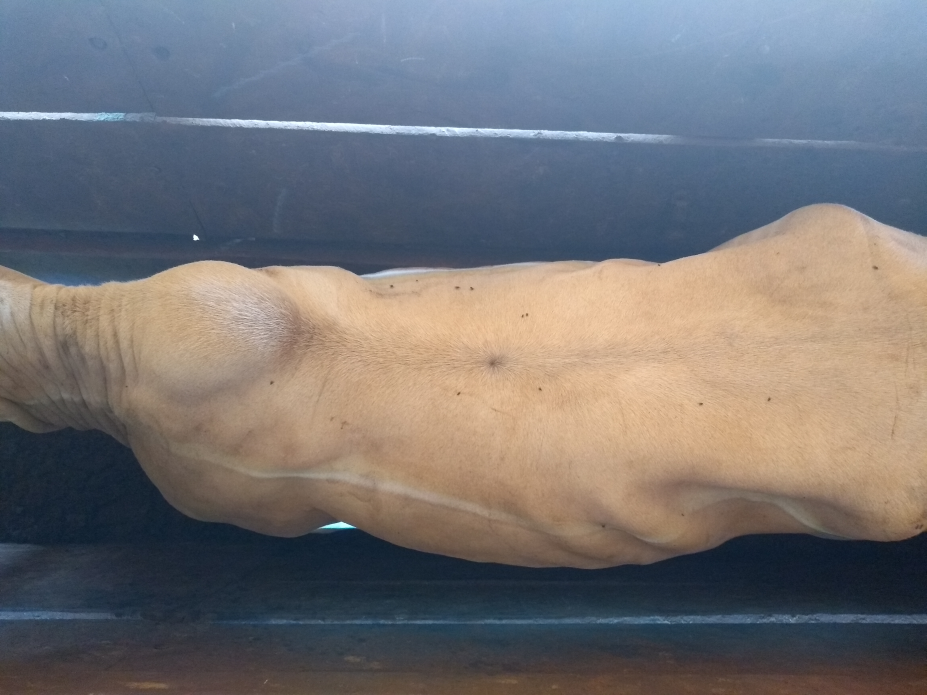
#> input picture proj_mosca/image/IMG_20190510_083935378.jpg, 4632 x 3474 px (shown at 1/5 size)
$ python -i segmenta_bovino.py   (imports and definitions only)
#> lines starting #> are read from the running program, lines starting #| are printed output that depends on the picture; after the words box and inside, x2 and y2 are one past the last pixel; in counts of white or black regions, pixels touching at a corner belong together
import cv2
import numpy as np
from skimage import measure

def ler_imagem(caminho):
    # Leitura da imagem
#> called with caminho = 'IMG_20190510_083935378.jpg'
    img = cv2.imread(caminho)
#> img is the input picture: shape (3474, 4632, 3); mean B, G, R 118, 115.7, 117.2

    # Redimensiona a imagem
    img = cv2.resize(img, (1040, 780), interpolation=cv2.INTER_AREA)
#> img: shape (780, 1040, 3)
    #cv2.imshow("Imagem Original", img)

    return img

def pre_processamento(imagem):
    # Transforma a imagem em tons de cinza
    imgCinza = cv2.cvtColor(imagem, cv2.COLOR_BGR2GRAY)
    # cv2.imshow("Imagem em tons de cinza",imgCinza)
    # plt.hist(imgCinza.ravel(),256,[0,256]); plt.show()

    # Equaliza Histograma
    imgHist = cv2.equalizeHist(imgCinza)
    # cv2.imshow("Histograma",imgHist)
    # plt.hist(imgHist.ravel(),256,[0,256]); plt.show()
    # cv2.imshow("Imagem em tons de cinza com equalizacao de histograma",imgHist)

    # Convolução 2D (Filtragem de Imagem)
    kernel = np.array([[1, 1, 1], [1, -8, 1], [1, 1, 1]], dtype=np.float32)
    imgConv = cv2.filter2D(imgHist, -1, kernel)
    sharp = np.float32(imgHist)
    imgResult = sharp - imgConv
    imgResult = np.clip(imgResult, 0, 255)
    imgResult = imgResult.astype('uint8')
    # cv2.imshow("Imagem com convolucao",imgResult)

    # Suavizacao da imagem
    imgSuav = cv2.GaussianBlur(imgResult, (5, 5), 0)
    # cv2.imshow("Imagem com suavizacao",imgSuav)

    return imgSuav

def regiao_interesse(imagem):
    # Binarizacao da imagem
    ret, thresh = cv2.threshold(imagem, 0, 255, cv2.THRESH_BINARY + cv2.THRESH_OTSU)
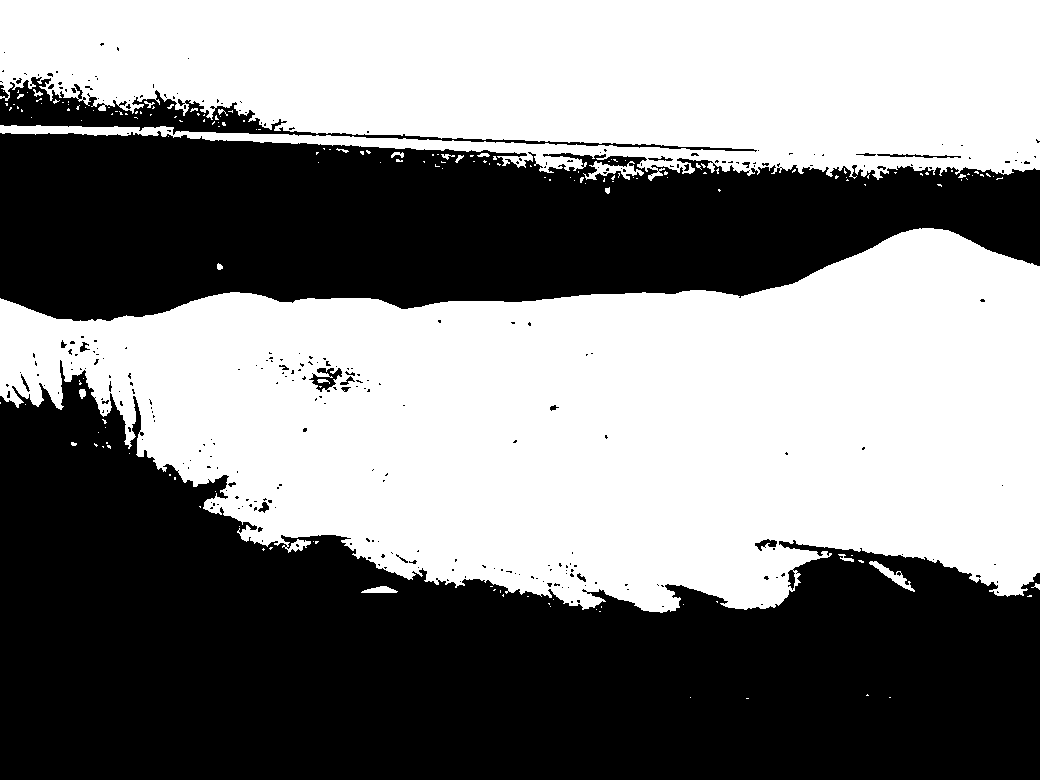
#> thresh: shape (780, 1040); 51.5% white; 299 black regions (274 under 20 px), largest, box (x1, y1, x2, y2) and area: (0, 360, 1040, 780) 244782, (0, 131, 1040, 321) 138016, (0, 77, 757, 152) 8183
#> ret = 116
    # cv2.imshow("Imagem binarizada com segmentacao do bovino",thresh)

    # Rotula as regiões conectadas da matriz(imagem)
    labels = measure.label(thresh, neighbors=8, background=0)
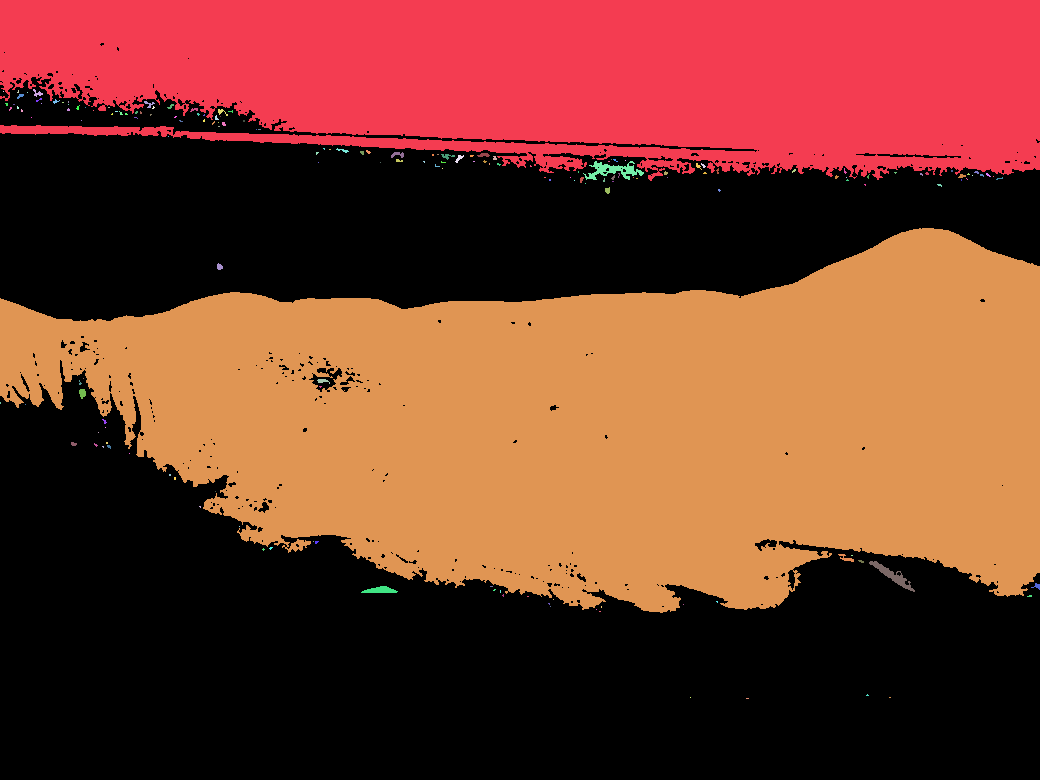
#> labels: shape (780, 1040) int64; 179 distinct labels, from 0 to 178; one colour per label, 0 black

    # Criação de um arranjo de qualquer formato contendo apenas zeros
    mask = np.zeros(thresh.shape, dtype="uint8")
    cont = 0

    # Laco sobre os componentes encontrados da imagem
    for label in np.unique(labels):

        # Se este for o rótulo de fundo, ignore-o
        if label == 0: continue

        # Caso contrário, construa a máscara de etiqueta
        labelMask = np.zeros(thresh.shape, dtype="uint8")
        labelMask[labels == label] = 255
        numPixels = cv2.countNonZero(labelMask)

        # verifica o componente com o maior numero de  pixels
        if numPixels > 18000:
            if numPixels > cont:
                mask = cv2.add(mask, labelMask)
                cont = numPixels
#> this loop made 179 passes
#> (numPixels, cont) on passes 2, 129: (151889, 151889), (263398, 263398)
#> labelMask: shape (780, 1040); 0% white in thin lines or dots, all inside (x1, y1, x2, y2) = (746, 698, 749, 699)
#> mask: shape (780, 1040); 51.2% white; 294 black regions (269 under 20 px), largest, box (x1, y1, x2, y2) and area: (0, 360, 1040, 780) 245604, (0, 131, 1040, 321) 139140, (0, 77, 757, 152) 8536
#> after the loop, cont = 263398

    return mask

def mascara_bovino(imagem,img):
    # Aplicação de operações de morfologia matemática na imagem
    erode = cv2.erode(imagem, (np.ones((3, 3), np.uint8)), iterations=2)
#> erode: shape (780, 1040); 48% white; 38 white regions (29 under 20 px), largest, box (x1, y1, x2, y2) and area: (0, 230, 1040, 610) 248196, (0, 0, 1040, 172) 137567, (204, 134, 602, 166) 2047
    dilate = cv2.dilate(imagem, (np.ones((7, 7), np.uint8)), iterations=10)
#> dilate: shape (780, 1040); 67.4% white; 3 black regions, box (x1, y1, x2, y2) and area: (0, 438, 1040, 780) 198508, (0, 164, 854, 288) 65664, (990, 204, 1040, 227) 622
    ret, binariza = cv2.threshold(dilate, 1, 140, 1)
    marker = cv2.add(erode, binariza)
    marker32 = np.int32(marker)
#> marker32: shape (780, 1040) int32; 3 distinct labels, from 0 to 255

    # Aplicacao do algoritmo da Bacia Hidrografica
    markers = cv2.watershed(img, marker32)
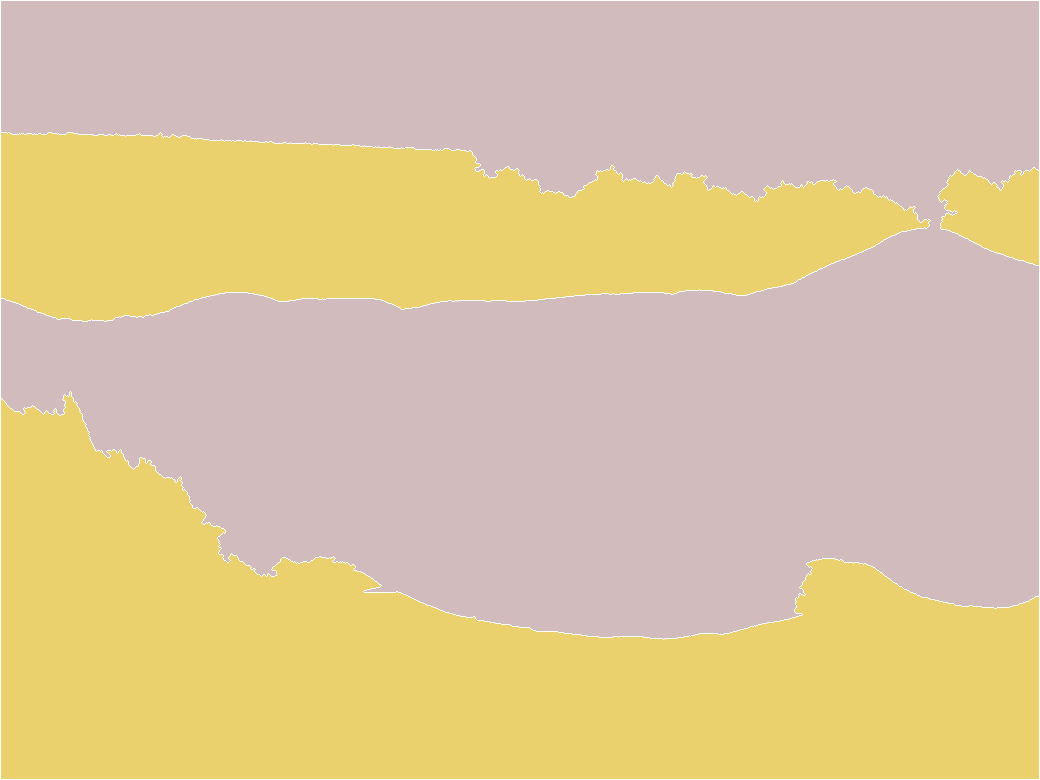
#> markers: shape (780, 1040) int32; 3 distinct labels, from -1 to 255; one colour per label, 0 black, -1 white
    m = cv2.convertScaleAbs(marker32)
    # cv2.imshow("Resultado da imagem apos aplicacao do algoritmo da Bacia Hidrografica",m)
    ret, thresh = cv2.threshold(m, 0, 255, cv2.THRESH_BINARY + cv2.THRESH_OTSU)
#> thresh: shape (780, 1040); 56.8% white; 1 black region, box (x1, y1, x2, y2) and area: (0, 0, 1040, 780) 350567
#> ret = 140

    # Mascara de recorte do bovino na imagem de entrada
    res = cv2.bitwise_and(img, img, mask=thresh)
    #cv2.imshow("Mascara da segmentacao aplicada a imagem original", res)
    res[markers == -1] = [255, 255, 255]
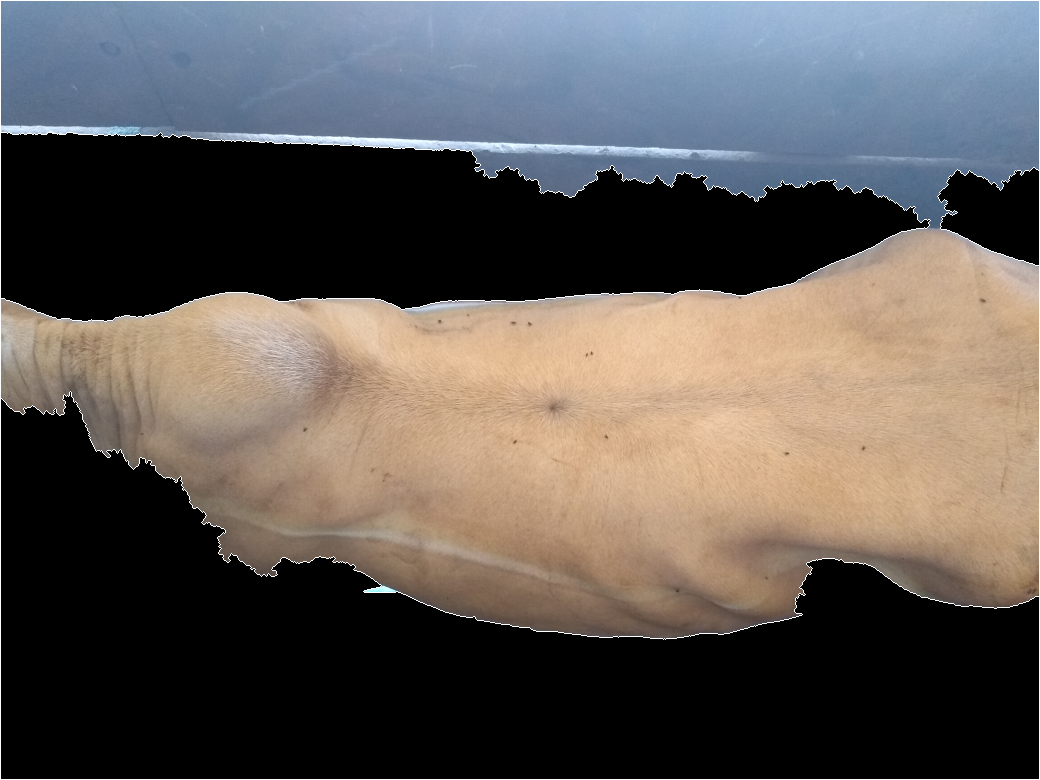
#> res: shape (780, 1040, 3); mean B, G, R 84.9, 88.5, 94
    #cv2.imshow("imagem com linha de segmentação", res)
    return res

def segmenta_bovino(caminho):
    imagem = ler_imagem(caminho)
    pre = pre_processamento(imagem)
    regiao = regiao_interesse(pre)
    mascara = mascara_bovino(regiao,imagem)

    return mascara

>>> result = segmenta_bovino('IMG_20190510_083935378.jpg')

$ run again, on proj_mosca/image/img1.jpg
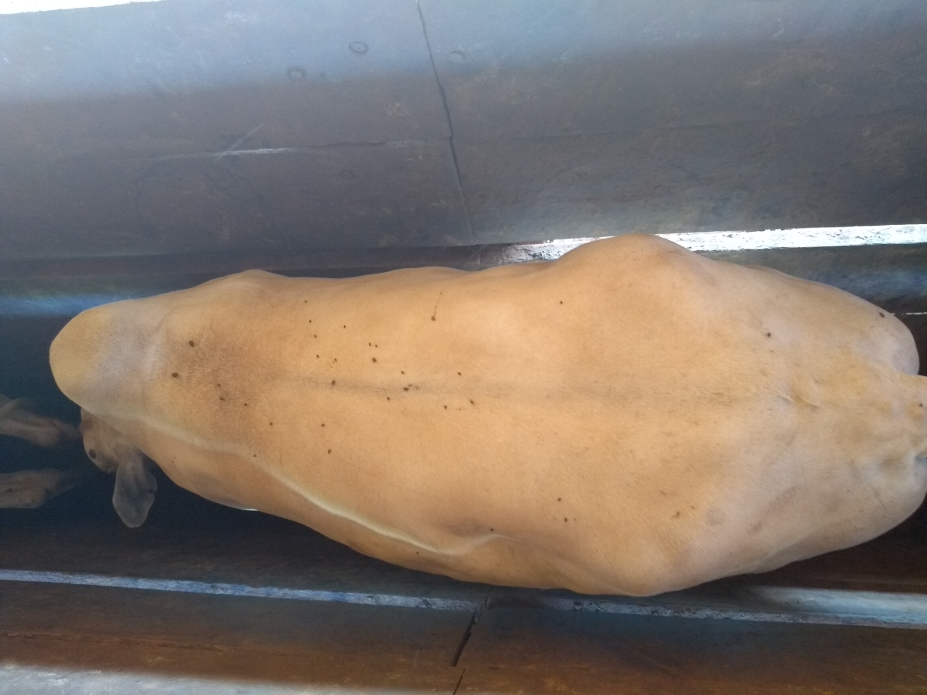
#> input picture proj_mosca/image/img1.jpg, 4632 x 3474 px (shown at 1/5 size)
#> in ler_imagem, img is the input picture: shape (3474, 4632, 3); mean B, G, R 109, 117.9, 128.9
#> img: shape (780, 1040, 3)
#> in regiao_interesse, `ret, thresh = cv2.threshold(imagem, 0, 255, cv2.THRESH_BINARY + cv2.TH..`:
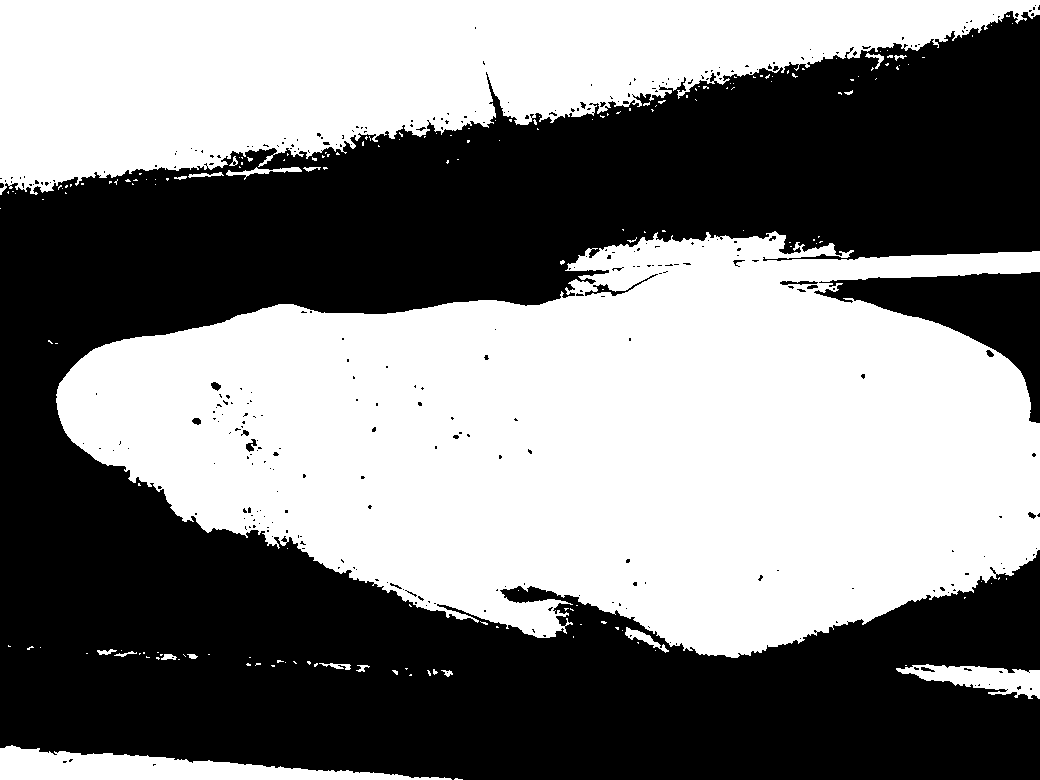
#> thresh: shape (780, 1040); 50.5% white; 334 black regions (316 under 20 px), largest, box (x1, y1, x2, y2) and area: (0, 11, 1040, 780) 387815, (814, 272, 1040, 423) 11509, (585, 274, 658, 296) 233
#> in regiao_interesse, `ret, thresh = cv2.threshold(imagem, 0, 255, cv2.THRESH_BINARY + cv2.TH..`: ret = 119
#> labels: shape (780, 1040) int64; 185 distinct labels, from 0 to 184
#> the loop in regiao_interesse, `for label in np.unique(labels):` made 185 passes
#> (numPixels, cont) on passes 2, 113: (116245, 116245), (280666, 280666)
#> after the loop in regiao_interesse, `for label in np.unique(labels):`: cont = 280666
#> erode: shape (780, 1040); 46% white; 29 white regions (22 under 20 px), largest, box (x1, y1, x2, y2) and area: (58, 237, 1040, 656) 264533, (0, 0, 1040, 185) 108585, (802, 246, 833, 255) 98
#> dilate: shape (780, 1040); 65.9% white; 2 black regions, box (x1, y1, x2, y2) and area: (0, 54, 1040, 780) 276088, (996, 304, 1040, 330) 554
#> marker32: shape (780, 1040) int32; 3 distinct labels, from 0 to 255
#> markers: shape (780, 1040) int32; 3 distinct labels, from -1 to 255
#> in mascara_bovino, `ret, thresh = cv2.threshold(m, 0, 255, cv2.THRESH_BINARY + cv2.THRESH_..`: ret = 140
#> in mascara_bovino, `res[markers == -1] = [255, 255, 255]`:
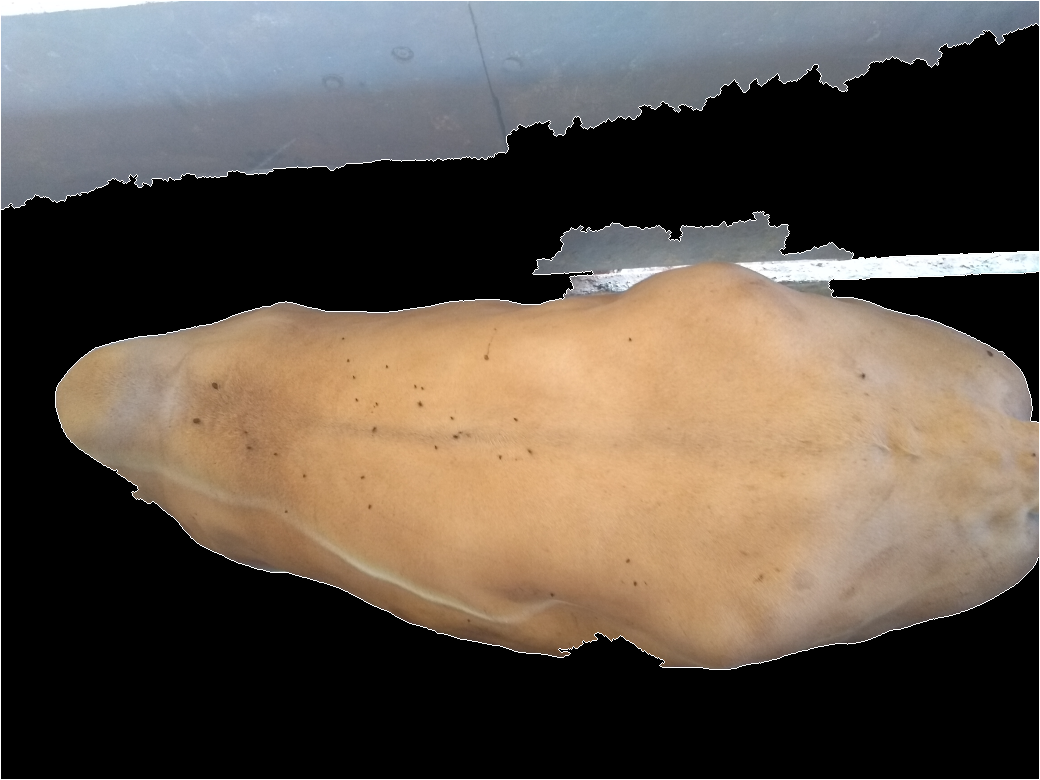
#> res: shape (780, 1040, 3); mean B, G, R 74.1, 84.5, 95.4
